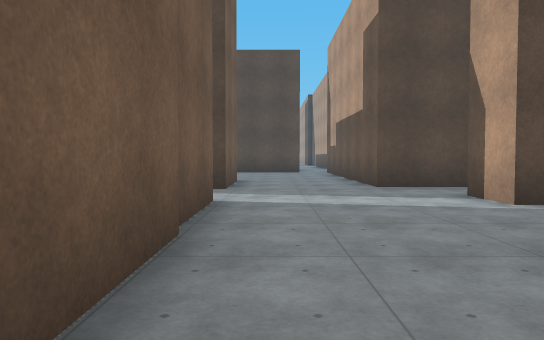
view 1 (above)

22 first-person views from a walk through a 3-D level made in the Godot game engine. The camera is 1.3 m above the floor, tilts 2° down and sees 70° across. The floor is counted in squares, 2 m on a side. Each view is taken from the middle of a square. On the plan, view 1 faces up. The plan holds only what a view shows up to about 11 squares ahead; the rest is blank. The place goes on beyond the plan. Surface patterns are stand-ins for the level's own textures.

view 2
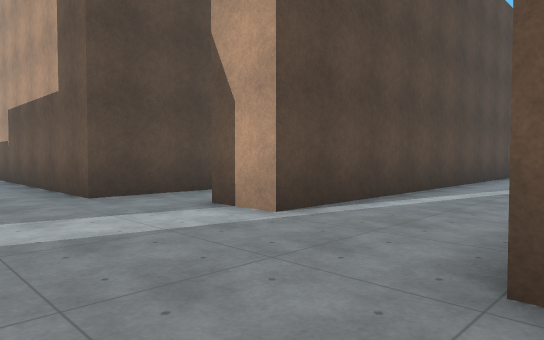

view 3
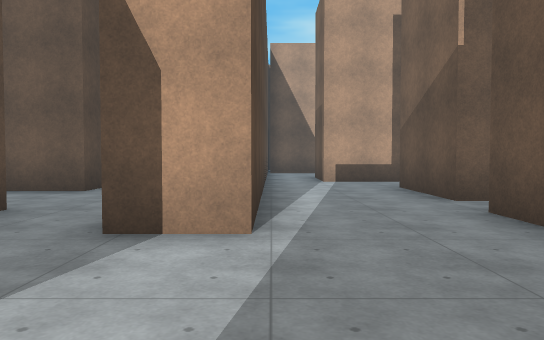

view 4
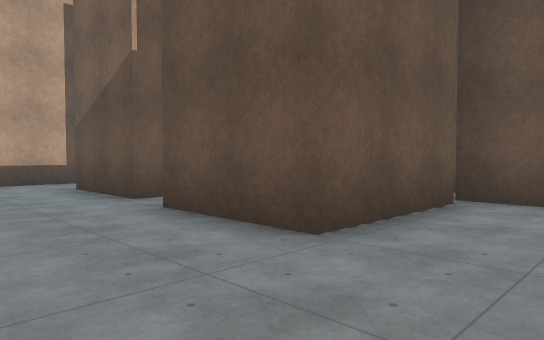

view 5
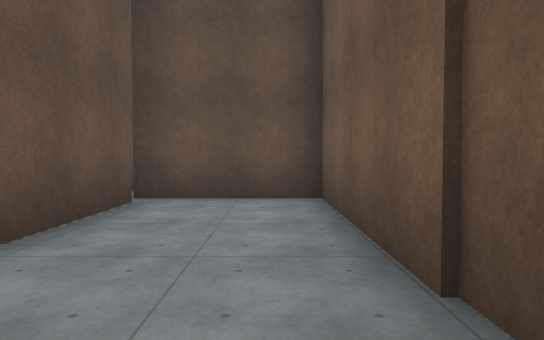

view 6
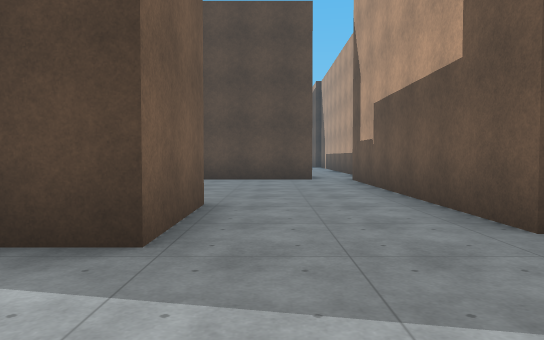

view 7
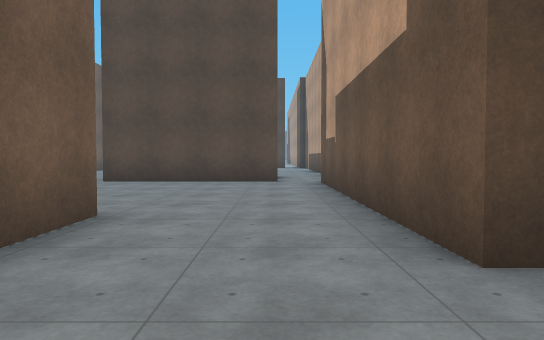

view 8
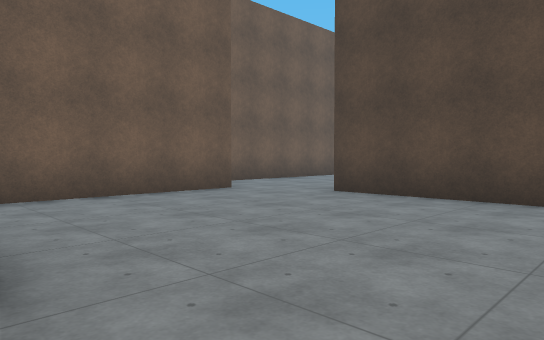

view 9
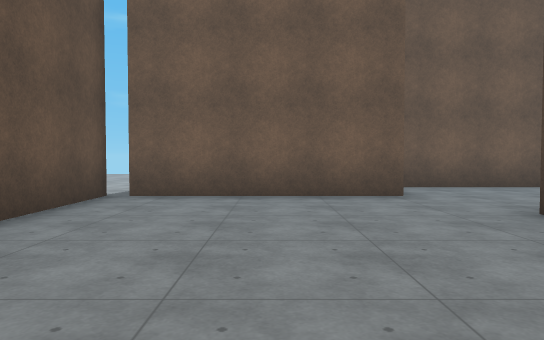

view 10
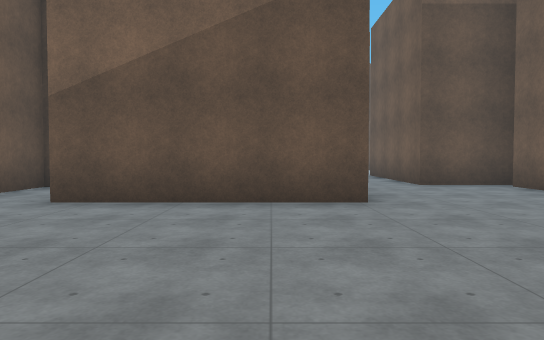

view 11
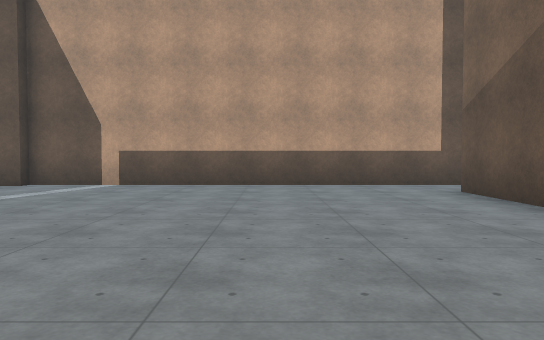

view 12
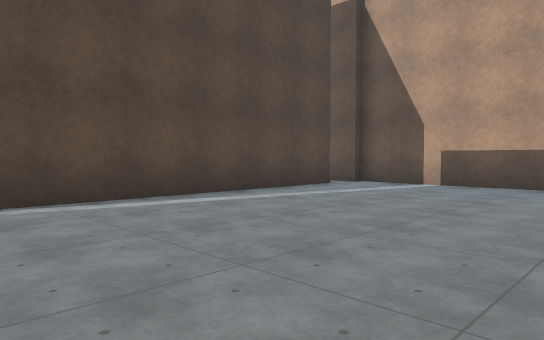

view 13
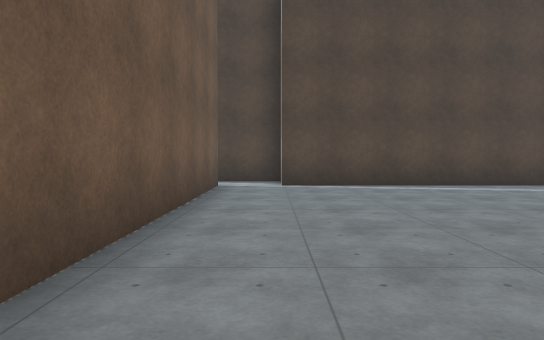

view 14
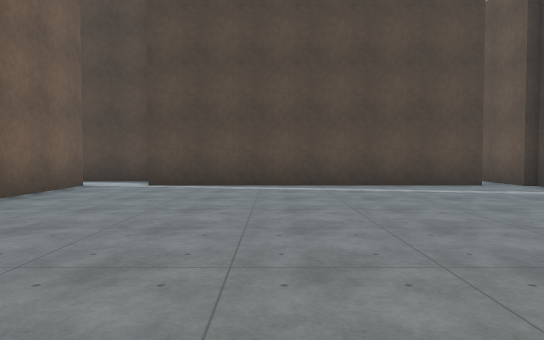

view 15
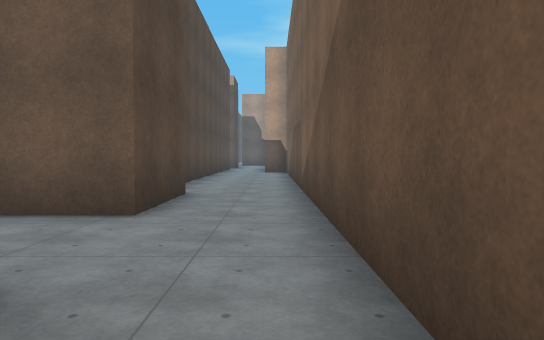

view 16
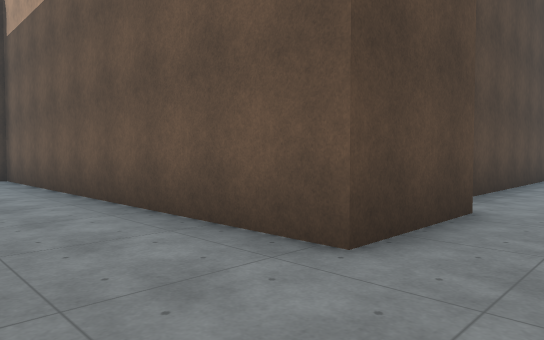

view 17
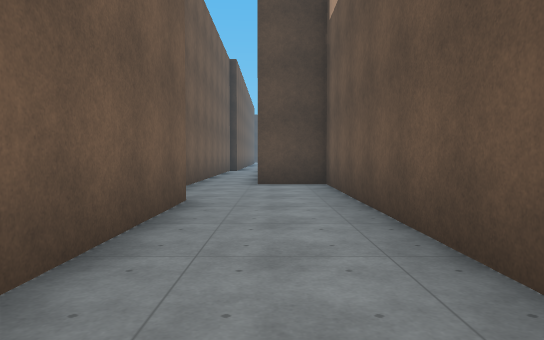

view 18
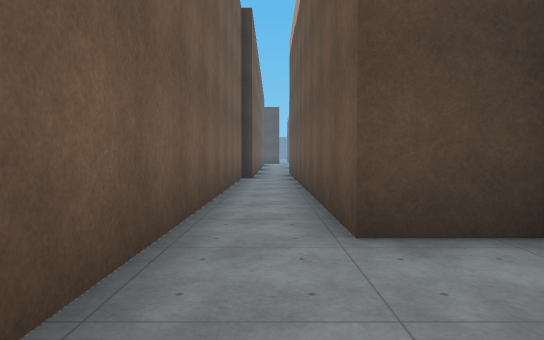

view 19
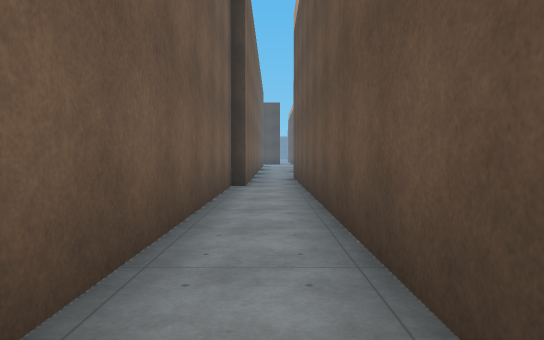

view 20
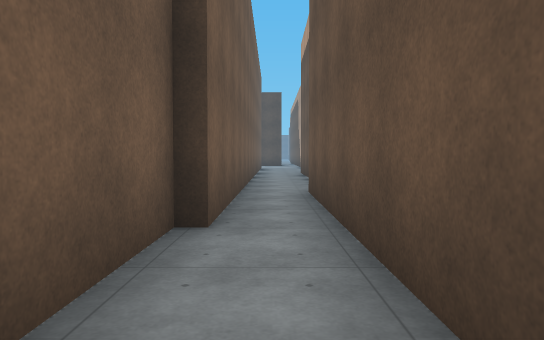

view 21
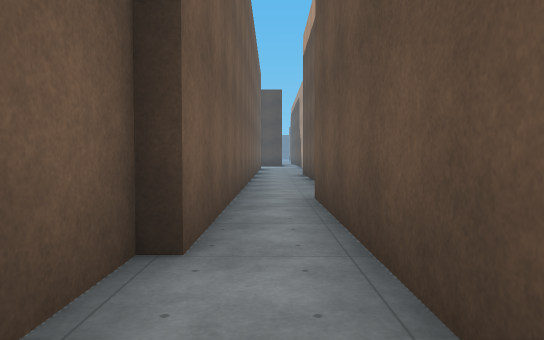

view 22
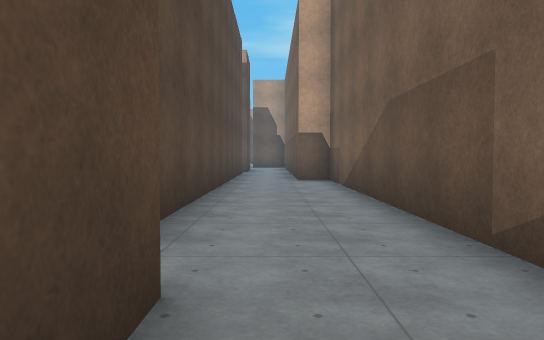

### Floor plan
Points are (right, up) in squares from view 1. A wall is a line through its corners. A room is listed if a view was taken in it or the views show most of it. See-through windows are left out.
Room 1 (views 1, 2, 3, 4, 5, 6, 7, 8, 15)
walls: (-0.8, 5.6) (-0.8, -1) (2.2, -1); (4.4, 5.2) (3.2, 5.2) (3.2, 6.5); (4.8, 8.2) (2.2, 8.2) (2.2, 10.4); (2, -0.6) (2, 2.5) (4.5, 2.5); (-0.8, 10.4) (-0.8, 7.8)
ways out: opening at (0.5, 11) to room 2; opening at (4, 7) to room 4; opening at (4, 3.5) to room 5; opening at (-0.5, 6.5)
Room 2 (view 9)
walls: (-5.4, 15.2) (-5.4, 10.6); (1.2, 16) (-3.4, 16); (-5.5, 10.3) (-2.9, 10.3); (2.2, 10.4) (2.2, 15.8)
ways out: opening at (0.5, 11) to room 1; opening at (-4.5, 15) to room 3
Room 3 (views 10, 11, 12, 13, 14)
walls: (-3.4, 18.5) (1.2, 18.5); (-7.2, 18.8) (-7.2, 15.6); (1.8, 27.7) (-5.9, 27.7); (2.5, 27.5) (2.5, 29.2); (-7.2, 27.6) (-7.2, 20.6); (2.9, 15.8) (2.9, 27.6); (-7.5, 15.2) (-5.4, 15.2)
ways out: opening at (-4.5, 15) to room 2
Room 4 (views 16, 17, 18, 19, 20, 21, 22)
walls: (4.7, 15.8) (4.7, 11.8); (9.9, 8.5) (7.3, 8.5) (7.3, 19.1) (5.7, 19.1) (5.7, 31.1); (3.8, 6.4) (18.6, 6.4) (18.6, 7.4); (18.9, 9.1) (11.6, 9.1); (4.1, 27.5) (4.1, 17.2); (4.4, 32.5) (4.4, 27.5)
ways out: opening at (4, 7) to room 1
Room 5 (no view inside)
walls: (10, 2.5) (10, 3.7) (11, 3.7); (5.7, 2.3) (8.2, 2.3); (12.5, 5.2) (4.4, 5.2)
ways out: opening at (4, 3.5) to room 1; opening at (5, 2); opening at (9, 3)

Positions as (right, up) in squares from view 1, and headings:
1: (0, 0), facing up
2: (0, 2), facing up-right
3: (0, 5), facing right
4: (0, 5), facing down-right
5: (0, 5), facing down
6: (0, 5), facing up
7: (1, 6), facing up
8: (1, 10), facing up-left
9: (1, 13), facing left
10: (-2, 24), facing down
11: (-6, 22), facing right
12: (-6, 22), facing up-right
13: (-6, 19), facing up
14: (-3, 19), facing up
15: (3, 7), facing right
16: (5, 7), facing up-right
17: (6, 10), facing up
18: (5, 16), facing up
19: (5, 19), facing up
20: (5, 24), facing up
21: (5, 25), facing up
22: (8, 8), facing right
